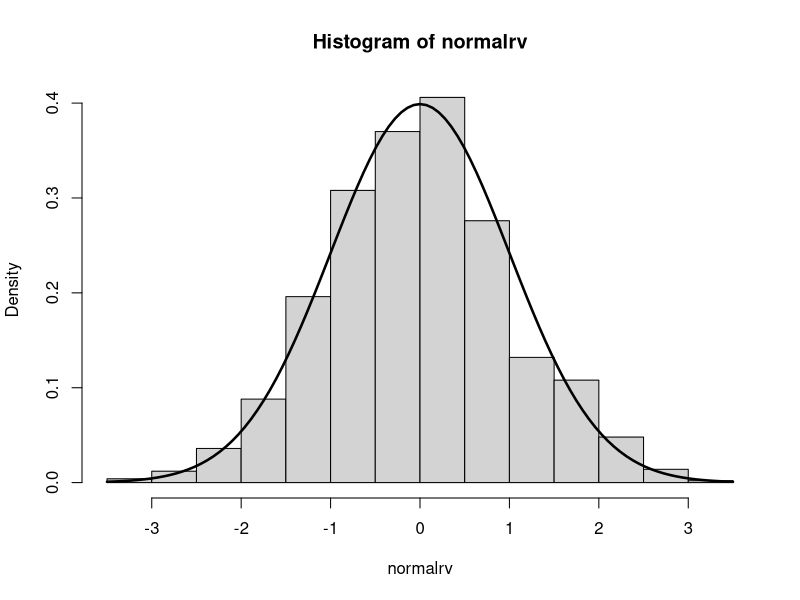

This chart was generated by the following R code:
##################################################################
# Generation of Normal Random RVs using Rejection Method
# First Exponential RVs were generated using inverse CDF method
# Then Rejection Method was used
#
# Will Daewook Kwon - will.dw.kwon@gmail.com
##################################################################
set.seed(03292014); rm(list=ls())


#### Exponential RV using inverse CDF 
ExponentialRVGenerator<-function(n,lambda=1){
vec<-c()
	for(i in 1:n){
	vec[i]<-(-1/lambda)*log(runif(1))
	}
return(vec)
}

### Test ExponentialRVGenerator
test<-ExponentialRVGenerator(1000)
mean(test);var(test)

#### Normal RV using rejection method 
NormalRVGenerator<-function(n,mu=0,sigma=1){
vec<-c()
	for(i in 1:n){
		repeat{
		y1<-ExponentialRVGenerator(1,1)
		y2<-ExponentialRVGenerator(1,1)
			if(y2>=((y1-1)^2)/2) {break}
		}
	
	u<-runif(1)
	if(u<=1/2) {z=y1} else {z=-y1}
	vec[i]<-sigma*z+mu
	}
return(vec)
}

### Test NormalRVGenerator
normalrv<-NormalRVGenerator(1000)

mean(normalrv); sd(normalrv)
hist(normalrv,freq=F)
curve(dnorm,add=T,lwd=2.5)
